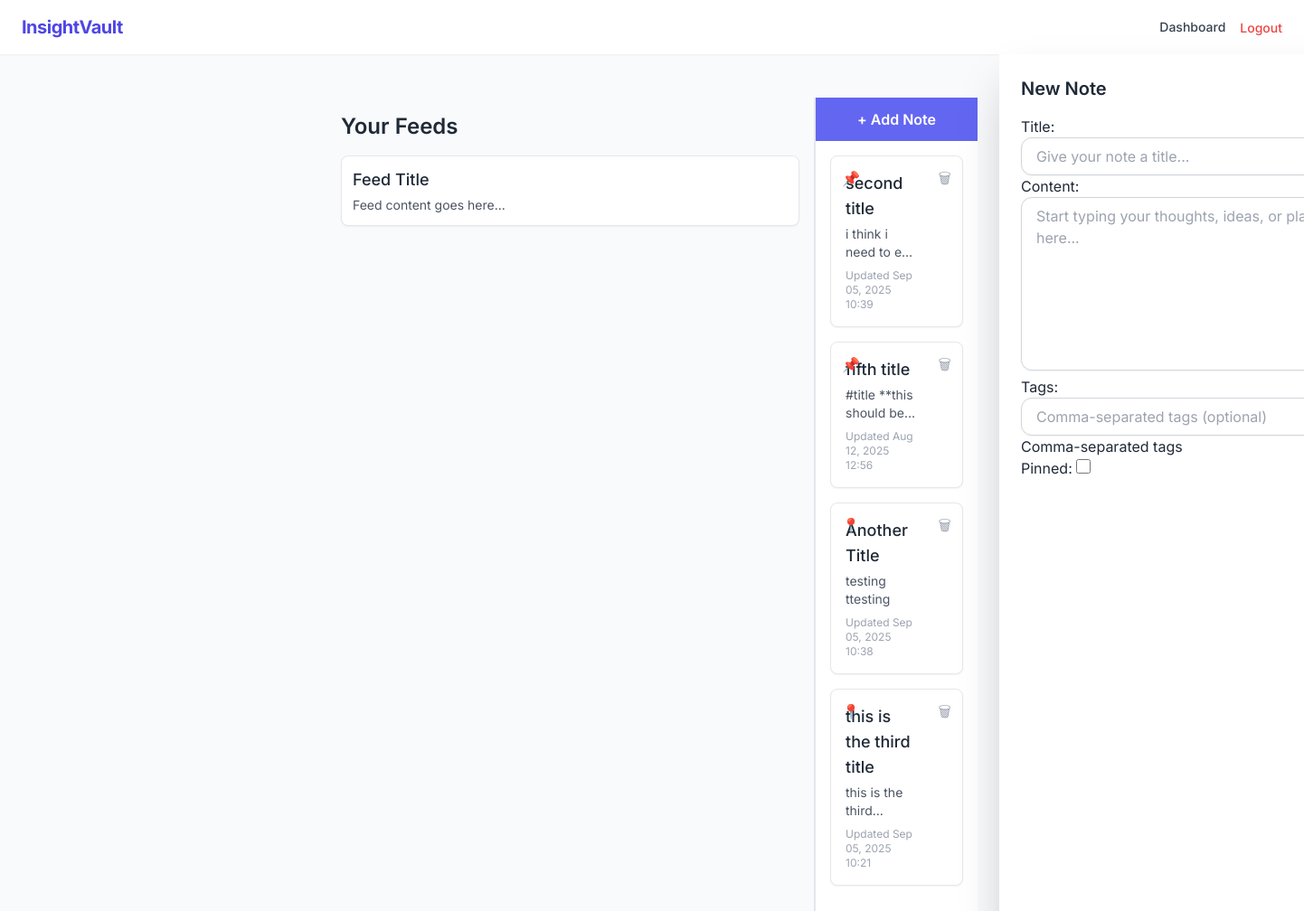
The page /journal/ (signed in) on the database its author committed.
### journal/models.py (models this page shows, shortened)
class Note(models.Model):
    title = models.CharField(max_length=200)
    content = models.TextField(blank=True)  # Raw Markdown-like text
    author = models.ForeignKey(
        settings.AUTH_USER_MODEL,
        on_delete=models.CASCADE,
        related_name="notes"
    )
    tags = models.CharField(max_length=255, blank=True, help_text="Comma-separated tags")
    pinned = models.BooleanField(default=False)
    created_at = models.DateTimeField(auto_now_add=True)
    updated_at = models.DateTimeField(auto_now=True)
    class Meta:
        ordering = ['-updated_at']

### journal/views.py (the view, shortened to what this page needs)
# urls.py: path("", views.journal_home, name="home"),
@login_required
def journal_home(request):
    notes = Note.objects.filter(author=request.user).order_by('-pinned', '-updated_at')
    return render(request, 'journal/journal.html', {
        'notes': notes,
        'form': NoteForm()
    })

### journal/forms.py
class NoteForm(forms.ModelForm):
    class Meta:
        model = Note
        fields = ['title', 'content', 'tags', 'pinned']  # Added new fields
    def __init__(self, *args, **kwargs):
        super(NoteForm, self).__init__(*args, **kwargs)
        self.fields['title'].widget.attrs.update({
            'class': INPUT_CLASSES,
            'placeholder': 'Give your note a title...'
        })
        self.fields['content'].widget.attrs.update({
            'class': f"{INPUT_CLASSES} h-48 resize-none",
            'placeholder': 'Start typing your thoughts, ideas, or plans here...'
        })
        self.fields['tags'].required = False
        self.fields['tags'].widget.attrs.update({
            'class': INPUT_CLASSES,
            'placeholder': 'Comma-separated tags (optional)'
        })
        self.fields['pinned'].required = False
        self.fields['pinned'].widget.attrs.update({
            'class': CHECKBOX_CLASSES
        })

### journal/templates/journal/journal.html (shortened to what this page needs)
{% extends 'base.html' %}
{% load static %}
{% load custom_filters %}
{% block content %}
<div class="flex min-h-screen">
  <div class="w-3/4 p-4 bg-gray-50 border-r border-gray-200 overflow-y-auto">
    <h1 class="text-2xl font-semibold mb-4">Your Feeds</h1>
    <div id="feedsList" class="space-y-4">
      <div class="p-3 bg-white rounded-lg shadow-sm border">
        <h3 class="text-lg font-medium">Feed Title</h3>
        <p class="text-gray-600 mt-1 text-sm">Feed content goes here...</p>
      </div>
    </div>
  </div>
  <div class="w-1/4 min-h-screen bg-white border-l border-gray-200 flex flex-col">
    <button id="openCreatePanel"
            class="w-full px-4 py-3 bg-indigo-500 text-white font-semibold hover:bg-indigo-600 transition">
      + Add Note
    </button>
    <div id="notesList" class="space-y-4 p-4 flex-1 overflow-y-auto">
      {% for note in notes %}
      <div data-id="{{ note.id }}" class="note-card relative p-4 bg-white rounded-lg shadow-sm border hover:shadow-md transition">
        <button onclick="togglePin('{{ note.id }}')"
                class="absolute top-3 left-3 text-yellow-400 hover:text-yellow-500">
          {% if note.pinned %}📌{% else %}📍{% endif %}
        </button>
        <button onclick="confirmDelete('{{ note.id }}')"
                class="absolute top-3 right-3 text-gray-400 hover:text-red-500">
          🗑
        </button>
        <div class="cursor-pointer pr-8" onclick="toggleExpand(this)">
          <h3 class="text-lg font-medium">{{ note.title }}</h3>
          <p class="text-gray-600 mt-1 text-sm preview line-clamp-2">{{ note.content }}</p>
          <p class="text-xs text-gray-400 mt-2">Updated {{ note.updated_at|date:"M d, Y H:i" }}</p>
        </div>
      </div>
      {% empty %}
      <p class="text-gray-500">No notes yet. Click “Add Note” to get started.</p>
      {% endfor %}
    </div>
  </div>
</div>
<div id="createPanel" class="fixed top-0 right-0 h-full w-full max-w-md bg-white shadow-2xl transform translate-x-full transition-transform duration-300 z-50">
  <div class="p-6 flex flex-col h-full">
    <h2 class="text-xl font-semibold mb-4">New Note</h2>
    <form id="createNoteForm" class="flex flex-col flex-grow">
      {{ form.as_p }}
    </form>
  </div>
</div>
{% endblock %}

### templates/base.html (shortened to what this page needs)
{% load static %}
<!DOCTYPE html>
<html lang="en">
<head>
    <script src="https://cdn.tailwindcss.com"></script>
    <link rel="stylesheet" href="{% static 'css/base.css' %}">
</head>
<body class="bg-gray-50 text-gray-800">
  <nav class="flex justify-between items-center py-4 px-6 shadow-sm bg-white">
    <h1 class="text-xl font-bold tracking-tight text-indigo-600">InsightVault</h1>
    <div class="flex items-center gap-4">
      {% if user.is_authenticated %}
        <a href="{% url 'accounts:dashboard' %}" class="text-sm font-medium text-gray-700 hover:text-indigo-600 transition">Dashboard</a>
        <form action="{% url 'accounts:logout' %}" method="post">
        <button class="text-sm font-medium text-red-500 hover:text-red-700 transition">Logout</button>
        </form>
      {% else %}
        <a href="{% url 'accounts:login' %}" class="text-sm font-medium text-indigo-500 hover:text-indigo-700 transition">Login</a>
      {% endif %}
    </div>
  </nav>
  <main class="max-w-3xl mx-auto px-6 py-12 fade-in">
    {% block content %}
    {% endblock %}
  </main>
</body>
</html>

### static/css/base.css (style rules this page uses)
body { font-family: 'Inter', sans-serif; }
.fade-in { animation: fadeIn 0.5s ease-out both; }

### rows shown on the page
Note: title "second title", content "i think i need to…", updated_at "Sep 05, 2025 10:39"
Note: title "fifth title", content "#title **this should…", updated_at "Aug 12, 2025 12:56"
Note: title "Another Title", content "testing ttesting", updated_at "Sep 05, 2025 10:38"
Note: title "this is the third title", content "this is the…", updated_at "Sep 05, 2025 10:21"
